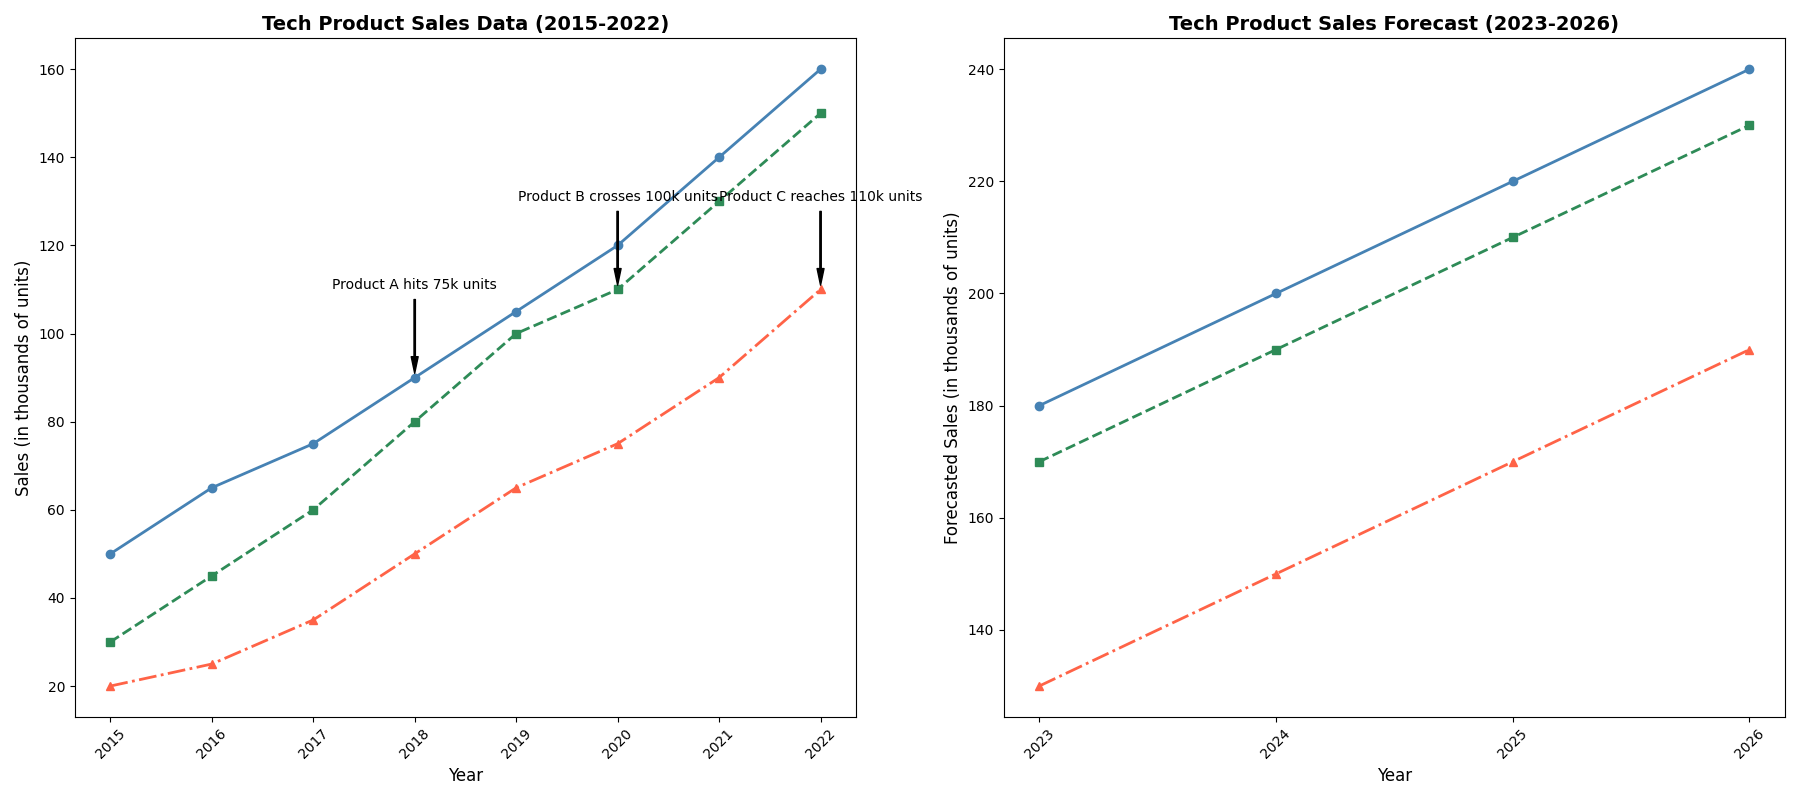

This chart was generated by the following Python code:
import matplotlib.pyplot as plt
import numpy as np

years_actual = np.arange(2015, 2023)
years_forecast = np.arange(2023, 2027)

product_a_sales = np.array([50, 65, 75, 90, 105, 120, 140, 160])
product_b_sales = np.array([30, 45, 60, 80, 100, 110, 130, 150])
product_c_sales = np.array([20, 25, 35, 50, 65, 75, 90, 110])

product_a_forecast = np.array([180, 200, 220, 240])
product_b_forecast = np.array([170, 190, 210, 230])
product_c_forecast = np.array([130, 150, 170, 190])

fig, axes = plt.subplots(1, 2, figsize=(18, 8))

ax1 = axes[0]
ax1.plot(years_actual, product_a_sales, marker='o', linestyle='-', color='#4682b4', linewidth=2)
ax1.plot(years_actual, product_b_sales, marker='s', linestyle='--', color='#2e8b57', linewidth=2)
ax1.plot(years_actual, product_c_sales, marker='^', linestyle='-.', color='#ff6347', linewidth=2)

ax1.set_title('Tech Product Sales Data (2015-2022)', fontsize=14, fontweight='bold')
ax1.set_xlabel('Year', fontsize=12)
ax1.set_ylabel('Sales (in thousands of units)', fontsize=12)
ax1.set_xticks(years_actual)
ax1.set_xticklabels(years_actual, rotation=45)

annotations = {
    2018: ("Product A hits 75k units", product_a_sales[3]),
    2020: ("Product B crosses 100k units", product_b_sales[5]),
    2022: ("Product C reaches 110k units", product_c_sales[7]),
}
for year, (text, y_value) in annotations.items():
    ax1.annotate(text, xy=(year, y_value), xytext=(year, y_value + 20),
                 arrowprops=dict(facecolor='black', shrink=0.05, width=1, headwidth=5), fontsize=10, color='black', ha='center')

ax2 = axes[1]
ax2.plot(years_forecast, product_a_forecast, marker='o', linestyle='-', color='#4682b4', linewidth=2)
ax2.plot(years_forecast, product_b_forecast, marker='s', linestyle='--', color='#2e8b57', linewidth=2)
ax2.plot(years_forecast, product_c_forecast, marker='^', linestyle='-.', color='#ff6347', linewidth=2)

ax2.set_title('Tech Product Sales Forecast (2023-2026)', fontsize=14, fontweight='bold')
ax2.set_xlabel('Year', fontsize=12)
ax2.set_ylabel('Forecasted Sales (in thousands of units)', fontsize=12)
ax2.set_xticks(years_forecast)
ax2.set_xticklabels(years_forecast, rotation=45)

plt.tight_layout()

plt.show()
